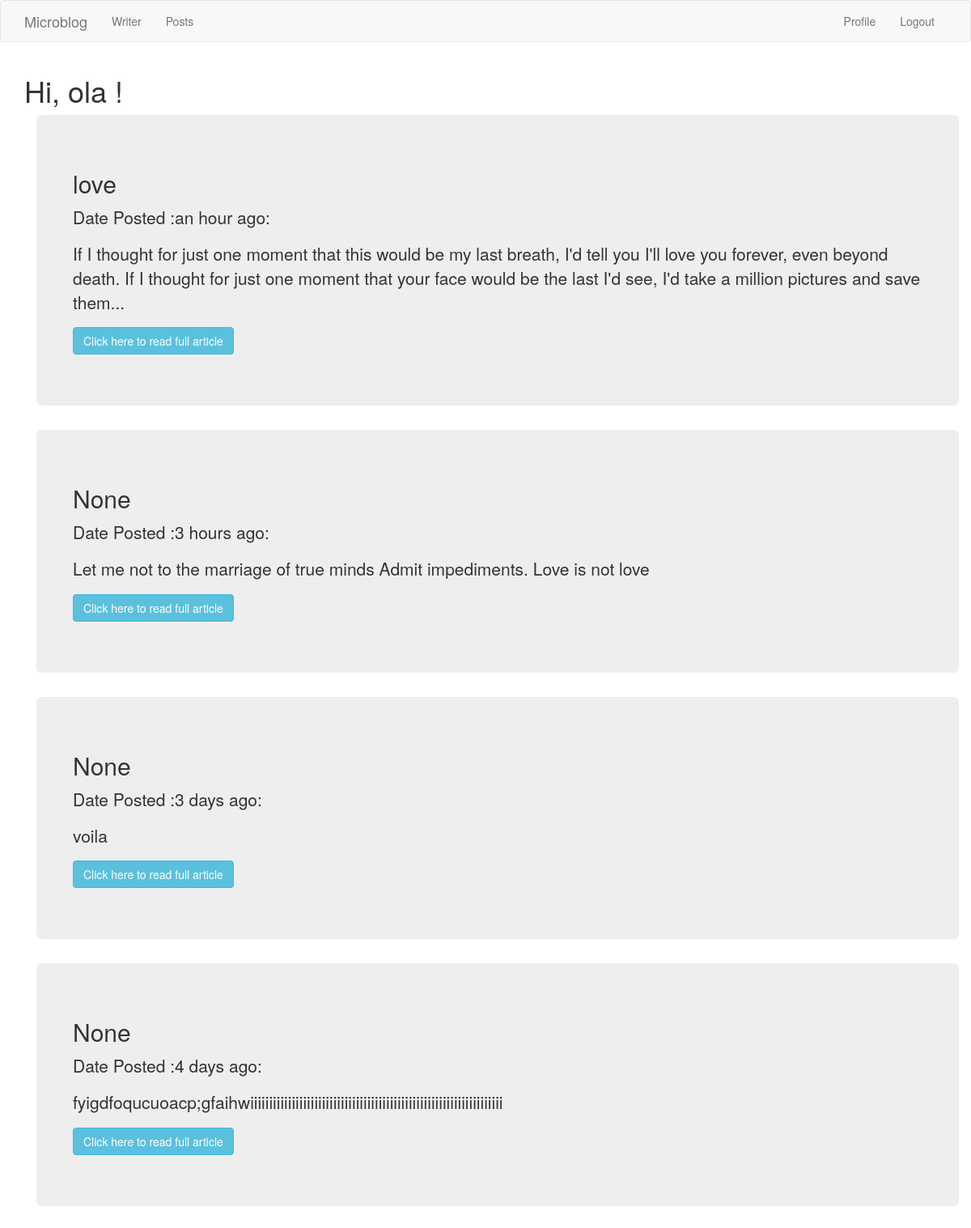
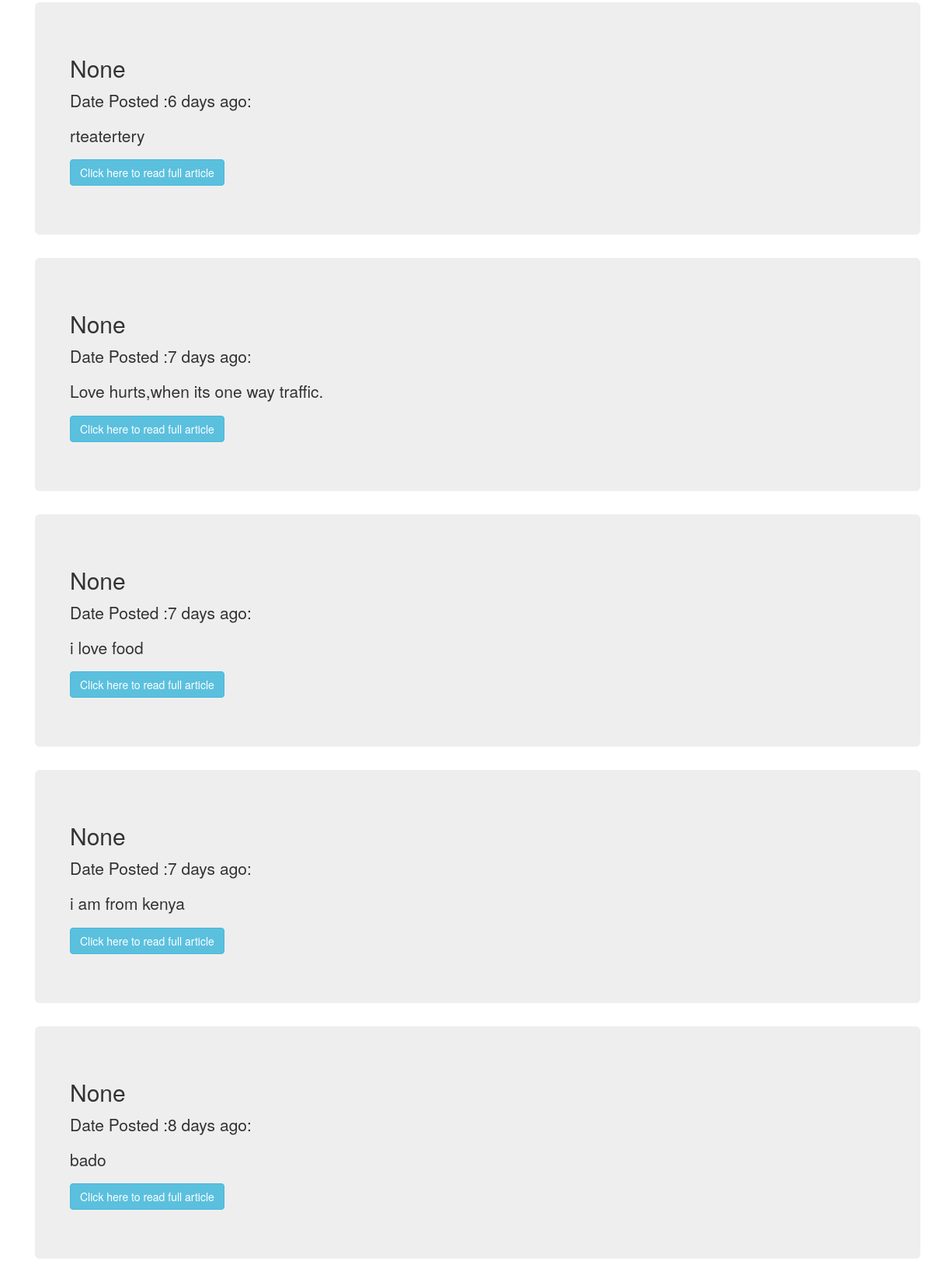
The page /explore (signed in) on the database its author committed (2 pictures, top to bottom).
### app/models.py (models this page shows, shortened)
class User(UserMixin, db.Model):
    id = db.Column(db.Integer, primary_key = True)
    username = db.Column(db.String(64), index =True, unique=True)
    email = db.Column(db.String(120), index=True,unique = True)
    password_hash = db.Column(db.String(128))
    posts = db.relationship('Post', backref ='author',lazy = 'dynamic')
    about_me = db.Column(db.String(140))
    last_seen = db.Column(db.DateTime, default = datetime.utcnow)

class Post(db.Model):
    id = db.Column(db.Integer,primary_key=True)
    title = db.Column(db.String(30))
    body = db.Column(db.String(1000))
    timestamp = db.Column(db.DateTime, index= True, default =datetime.utcnow)
    user_id = db.Column(db.Integer,db.ForeignKey('user.id'))

### app/main/routes.py (the view)
@bp.route('/explore')
@login_required
def explore():
    page = request.args.get('page', 1, type=int)
    posts = Post.query.order_by(Post.timestamp.desc()).paginate(
        page, current_app.config['POSTS_PER_PAGE'], False)
    next_url = url_for('main.explore', page=posts.next_num) \
        if posts.has_next else None
    prev_url = url_for('main.explore', page=posts.prev_num) \
        if posts.has_prev else None
    return render_template('index.html', title='Explore',
     posts=posts.items,next_url=next_url,prev_url=prev_url)

### app/main/routes.py (called while the page is built)
@bp.before_request
def before_request():
    if current_user.is_authenticated:
        current_user.last_seen = datetime.utcnow()
        db.session.commit()

### app/models.py (called while the page is built)
@login.user_loader
def load_user(id):
    return User.query.get(int(id))

### app/templates/index.html (shortened to what this page needs)
{% extends "base.html"%}
{% import 'bootstrap/wtf.html' as wtf %}
  {% block app_content %}
    <h1> Hi, {{ current_user.username}} !</h1>
      {% for post in posts %}
        {% include '_post.html'%}
      {% endfor %}
  {% endblock %}

### app/templates/_post.html
<div class="container">
  <div class="jumbotron">
    <div class="row">
      <h2> {{ post.title }}</h2>
      <p> Date Posted :{{ moment(post.timestamp).fromNow() }}:</p>
      <p>{{ post.body |truncate (250)}}</p>
      <p><a href="{{url_for('main.fullpost',id=post.id)}}"><button class="btn btn-info">Click here to read full article</button></a></p>
    </div>
  </div>
</div>

### rows shown on the page
User: username "ola"
Post: title "love", timestamp "an hour ago", body "If I thought for just one moment that this would be my last breath, I'd tell you I'll love you forever, even beyond death. If I thought for just one moment that your face would be the last I'd see, I'd take a million pictures and save them..."
Post: title "None", timestamp "3 hours ago", body "Let me not to the marriage of true minds Admit impediments. Love is not love"
Post: title "None", timestamp "3 days ago", body "voila"
Post: title "None", timestamp "4 days ago", body "fyigdfoqucuoacp;gfaihwiiiiiiiiiiiiiiiiiiiiiiiiiiiiiiiiiiiiiiiiiiiiiiiiiiiiiiiiiiiiiiiiiii"
Post: title "None", timestamp "6 days ago", body "rteatertery"
Post: title "None", timestamp "7 days ago", body "Love hurts,when its one way traffic."
Post: title "None", timestamp "7 days ago", body "i love food"
Post: title "None", timestamp "7 days ago", body "i am from kenya"
Post: title "None", timestamp "8 days ago", body "bado"
